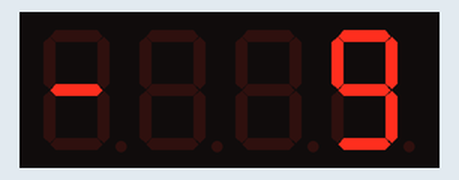
This sketch was run on a simulated Arduino Uno, built with avr-gcc and run on an emulated ATmega328P. On the bench: 4-digit seven-segment display.

Above: at 0.1 s.
At 6.5 s:
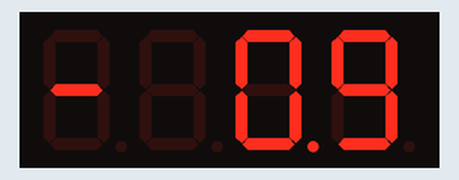
At 10.3 s:
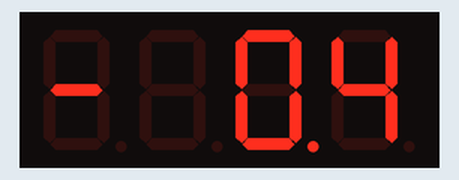
At 20.4 s:
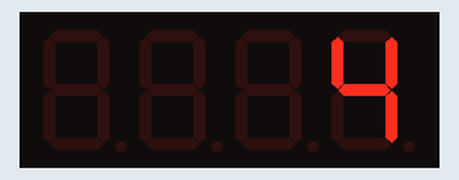
At 29.0 s:
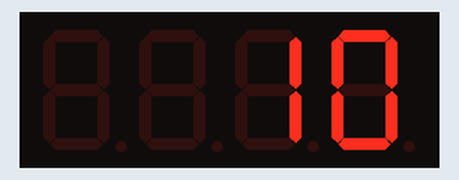
At 37.6 s:
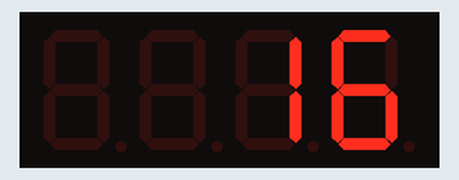

The sketch:

Project1.ino
```cpp
/**
 * ÏîÄ¿£º´Ó-9¡¢-8Êýµ½-1£¬ÔÙ´Ó-0.9¡¢0.8µ½0£¬ÔÙ´Ó0¡¢1µ½20£¬ËØÊýÉÁÈýÏÂ
 * ÏîÄ¿×´Ì¬£ºÍê³É
 */

#include <SevSeg.h>//https://github.com/DeanIsMe/SevSeg


/**
 *          A
 *      \\\\\\\\\\
 *     F\\      \\B
 *      \\  G   \\
 *      \\\\\\\\\\
 *     E\\      \\C
 *      \\      \\
 *      \\\\\\\\\\
 *          D       .DP
 */


/**
 *    ¹²1   A    F  ¹²2 ¹²3  B
 *     |    |   |   |   |   |
 *     \\\\\\\\\\\\\\\\\\\\\\\
 *     \\\\\\\\\\\\\\\\\\\\\\\
 *     \\\\.\\\\\.\\\\.\\\\\.\
 *     |    |   |   |   |   |
 *     E    D   DP  C   G  ¹²4
 */


SevSeg sevseg;

//--int LIGHTVALUE = 90;//¹âÁÁ£¬0-100
//--String STRING = "Hello,World!";//ÏÔÊ¾µÄ×Ö·û´®
int temp=0;
//--int NUMBER = 0;//ÏÔÊ¾Êý×Ö
int NUMBER_TEMP = 0;//ÑÓÊ±ÖÐ¼äÖµ
int LOCATION = 1;//Ð¡ÊýµãÎ»Êý
int speed = 2000;//¸üÐÂËÙ¶È
byte HARDWARE = COMMON_CATHODE;//½ÓÏßÄ£Ê½:COMMON_CATHODE=¹²Òõ¼«/COMMON_ANODE=¹²Ñô¼«¡£
byte NUMDIGITS = 4;//ÊýÂë¹ÜÎ»Êý£¨¼¸¸öÊý×Ö£©

//               ¹²£º1£¬2£¬3£¬4
byte DIGIEPINS[] = {2, 3, 4, 5};//¹«¹²Òý½ÅÁ¬½ÓµÄÒý½ÅÎ»ÖÃ

//                    A, B, C, D, E,  F,  G,  DP
byte SEGMENTPINS[] = {6, 7, 8, 9, 10, 11, 12, 13};//ÊýÂë¹Ü´ÓA-DPÒÀ´ÎÁ¬½ÓµÄÒý½ÅÎ»ÖÃ

void step_one(){
    int NUMBER = -9;
    for(;;){
        NUMBER_TEMP++;
        if(NUMBER_TEMP==speed){
            NUMBER_TEMP = 0;
            NUMBER++;
        }

        sevseg.setNumber(NUMBER);
        sevseg.refreshDisplay();
        if(NUMBER>=0){
            return;
        }
    }
}

void step_two(){
    float NUMBER = -0.9;
    for(;;){
        NUMBER_TEMP++;
        if(NUMBER_TEMP==speed){
            NUMBER_TEMP = 0;
            NUMBER += 0.1;
        }

        sevseg.setNumber(NUMBER,LOCATION);
        sevseg.refreshDisplay();

        if(NUMBER>0){
            return;
        }
    }
}

void step_three(){
    int NUMBER = 0;
    for(;;){
        NUMBER_TEMP++;
        if(NUMBER_TEMP==speed){
            NUMBER_TEMP = 0;
            NUMBER += 1;
        }
        switch(NUMBER){
            case 2:
            case 3:
            case 5:
            case 7:
            case 11:
            case 13:
            case 17:
            case 19:
            step_four(NUMBER);
            step_four(NUMBER);
            step_four(NUMBER);
            NUMBER++;
            break;
            default:
            break;
        }

        sevseg.setNumber(NUMBER);
        sevseg.refreshDisplay();

        if(NUMBER>20){
            return;
        }
    }
}

void step_four(int number){
    long temp = 0;
    //NUMBER = 2;
    for(;;){
        //static long temp = 0;
        temp++;
        if(temp>1000){
            sevseg.blank();
            delay(500);
            return;
        }
        sevseg.setNumber(number);
        sevseg.refreshDisplay();
    }
}

void setup(){
    sevseg.begin(HARDWARE,NUMDIGITS,DIGIEPINS,SEGMENTPINS);//³õÊ¼»¯
}

void loop(){
    step_one();
    step_two();
    step_three();
}

    /**
     * NUMBERÊÇÊý×Ö£¬LOCATIONÊÇÐ¡ÊýµãÎ»ÖÃ£¨´Ó×îÓÒ±ßÏò×óÒÆ¶¯Î»Êý£©
     * µ±LOCATIONÎª-1»òÎÞÊ±£¬ÎÞÐ¡Êýµã
     * µ±NUMBERÊÇfloatÀàÐÍÊ±£¬LOCATIONÊÇÐ¡ÊýµãºóÎ»Êý
     * ³¬³ö·¶Î§ÏÔÊ¾----
     * µ±ÓÐtrueÊ±ÏÔÊ¾Îª16½øÖÆ
     */
    //--sevseg.setNumber(NUMBER);//ÎÞÐ¡Êýµã
    //--sevseg.setNumber(NUMBER,LOCATION);//¼ûÏÂÎÄ
    //--sevseg.setNumber(NUMBER,LOCATION,true);//16½øÖÆ


    /**
     * ÏÔÊ¾×Ö·û£¬¾¡¿ÉÄÜÏñ
     * Ö»ÓÐÊý×Ö×Ö·û¡¢¡® ¡¯¡¢¡®-¡¯¡¢¡®.¡¯¿ÉÒÔÏÔÊ¾
     */
    //--sevseg.setChars(STRING);

    /**
     *Ë¢ÐÂ£¬±ØÐë
     */
    //--sevseg.refreshDisplay();


    /**
     * ÉÁË¸
     */
    //--sevseg.blank();

    /**
     * ¹âÁÁµ÷Õû£¨-200µ½200£©
     * ¾¡Á¿ÔÙ0-100Ö®¼ä
     */
    //--sevseg.setBrightness(LIGHTVALUE);
```

Measured:
- what the display in image 2 shows lasts 0.7 s, from 10.3 s to 11.0 s
